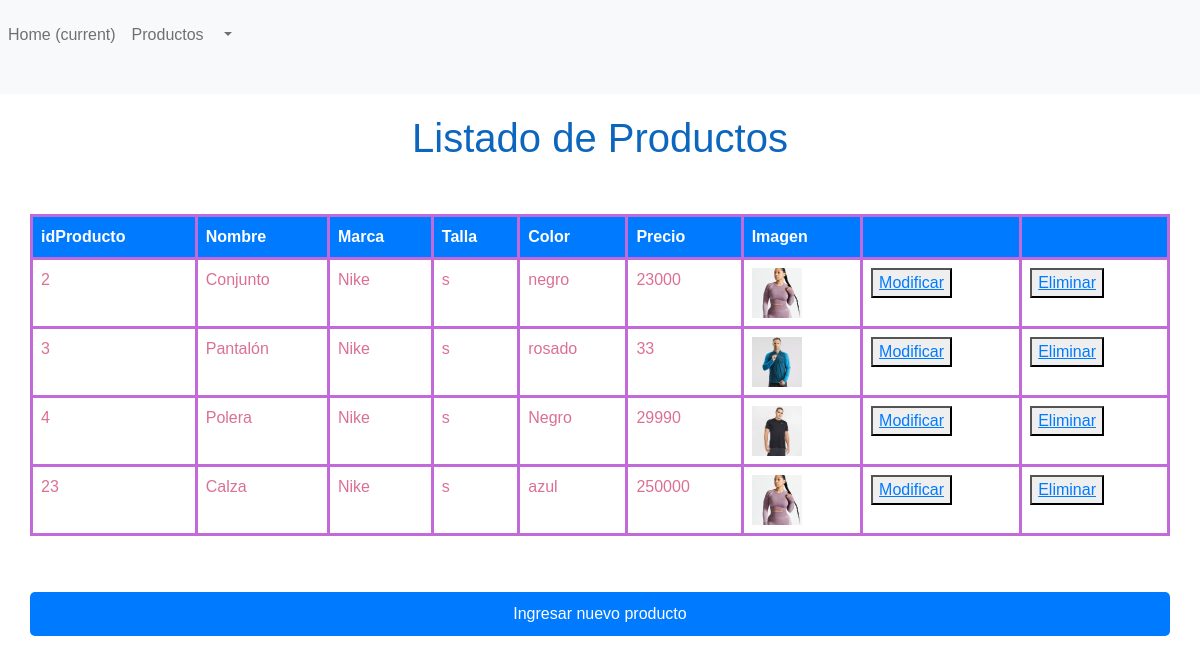
/productos/productosList, run on the app's committed database.
### productos/models.py (models this page shows, shortened)
class producto(models.Model):
    id_prod          = models.CharField(primary_key=True, max_length=10)
    nombre_prod      = models.CharField(max_length=20)
    id_marca         = models.ForeignKey('Marca',on_delete=models.CASCADE, db_column='idMarca')
    id_talla         = models.ForeignKey('Talla',on_delete=models.CASCADE, db_column='idTalla')
    color            = models.CharField(max_length=20)
    precio           = models.IntegerField()
    imagen           = models.ImageField(upload_to="productos", null=True)

class Marca(models.Model):
    id_marca  = models.AutoField(db_column='idMarca', primary_key=True)
    marca     = models.CharField(max_length=20, blank=False, null=False)
    def __str__(self):
        return str(self.marca)

class Talla(models.Model):
    id_talla  = models.AutoField(db_column='idTalla', primary_key=True)
    talla     = models.CharField(max_length=20, blank=False, null=False)
    def __str__(self):
        return str(self.talla)

### productos/views.py (the view)
# urls.py: path('productosList', views.productosList, name='productosList'),
def productosList(request):
    productos = producto.objects.all()
    context={
        'productos' : productos
    }
    return render(request, 'productos/productosList.html',context)

### productos/context_processor.py (called while the page is built)
def total_carrito(request):
    total = 0
    if request.user.is_authenticated:
        if "carrito" in request.session.keys():
            for key, value in request.session["carrito"].items():
                total += int(value["acumulado"])
    return {"total_carrito": total}

### productos/templates/productos/productosList.html (shortened to what this page needs)
<!DOCTYPE html>
{% load static %}
<html lang="en">
<head>
    <link href="https://cdn.jsdelivr.net/npm/bootstrap@5.1.3/dist/css/bootstrap.min.css" rel="stylesheet"
>
    <link rel="stylesheet" href="{% static 'productos/css/lista.css' %}">
    <link rel="stylesheet" href="{% static 'prodcutos/css/style.css' %}">
</head>
<body>
    <nav class="navbar navbar-expand-lg navbar-light bg-light">
      <div class="collapse navbar-collapse" id="navbarNavDropdown">
        <ul class="navbar-nav">
          <li class="nav-item active">
            <a class="nav-link" href="{% url 'home' %}">Home <span class="sr-only">(current)</span></a>
          </li>
          <li class="nav-item">
            <a class="nav-link" href="{% url 'productosList' %}">Productos</a>
          </li>
          <li class="nav-item dropdown">
            <a class="nav-link dropdown-toggle" href="#" role="button" data-toggle="dropdown" aria-expanded="false">
              {% if user.is_authenticated %}
              {{user.username}}
              {% else %}
                <a href="{% url 'login' %}"></a>
            {% endif %}
            </a>
          </li>
        </ul>
      </div>
    </nav>
    <div class="container">
        <div class="row">
            <h1>Listado de Productos</h1>
        </div>
        <br>
        <div class="row mb-3">
            <table class="table table-bordered" id="productos">
                <thead class="table-dark">
                    <tr>
                        <th scope="col">idProducto</th>
                        <th scope="col">Nombre</th>
                        <th scope="col">Marca</th>
                        <th scope="col">Talla</th>
                        <th scope="col">Color</th>
                        <th scope="col">Precio</th>
                        <th scope="col">Imagen</th>
                        <th scope="col"></th>
                        <th scope="col"></th>
                    </tr>
                </thead>
                {% for auxPro in productos %}
                <tr>
                    <td>{{auxPro.id_prod}}</td>
                    <td>{{auxPro.nombre_prod}}</td>
                    <td>{{auxPro.id_marca}}</td>
                    <td>{{auxPro.id_talla}}</td>
                    <td>{{auxPro.color}}</td>
                    <td>{{auxPro.precio}}</td>
                    {% if auxPro.imagen %}
                    <td><img src="{{auxPro.imagen.url}}" alt="no disponible" style="height: 50px;"></td>
                    {% endif %}
                    <td><button type="button"><a href="{% url 'productosEdit' pk=auxPro.id_prod %}">Modificar</a></button></td>
                    <td><button type="button"><a href="{% url 'productosDel' pk=auxPro.id_prod %}">Eliminar</a></button></td>
                </tr>
                {% endfor %}
            </table>
        </div>
        <br>
        <div class="row">
          <a class="button" href="{% url 'productosAdd' %}">Ingresar nuevo producto</a>
        </div>
    </div>
</body>
</html>

### productos/static/productos/css/lista.css (style rules this page uses)
.navbar { background-color: #343a40; }
.navbar-nav .nav-link { color: #fff; }
.container { margin-top: 20px; }
h1 { text-align: center; }
.table { margin-top: 20px; }
.table th { color: #fff; background-color: #007bff; border-color: rgb(194, 106, 218); border-width: 3px; }
.table td { color: palevioletred; border-color: rgb(194, 106, 218); border-width: 3px; }
a { color: #007bff; }
.button { display: inline-block; background-color: #007bff; color: #fff; padding: 10px 20px; border-radius: 5px; text-decoration: none; transition: background-color 0.3s ; text-align: center; }

### productos/static/productos/css/style.css (style rules this page uses)
* { box-sizing: border-box; font-family: sans-serif; }
body { background-image: url('fondo.jpg'); }
.container h1 { text-align: center; color: #0d66be; }
.nav-item a { padding: 15px; }

### data on the page
producto: id_prod "2", nombre_prod "Conjunto", id_marca "Nike", id_talla "s", color "negro", precio "23000", imagen (picture)
producto: id_prod "3", nombre_prod "Pantalón", id_marca "Nike", id_talla "s", color "rosado", precio "33", imagen (picture)
producto: id_prod "4", nombre_prod "Polera", id_marca "Nike", id_talla "s", color "Negro", precio "29990", imagen (picture)
producto: id_prod "23", nombre_prod "Calza", id_marca "Nike", id_talla "s", color "azul", precio "250000", imagen (picture)
